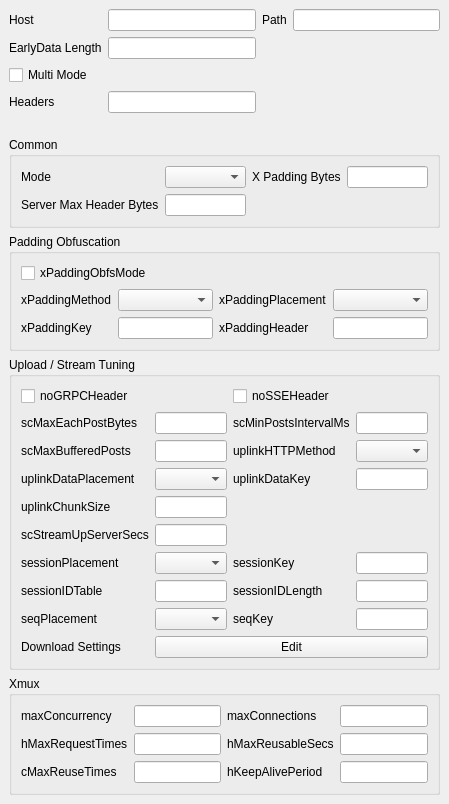
           <widget class="QWidget" name="xray_network_scroll_contents">
            <property name="geometry">
             <rect>
              <x>0</x>
              <y>0</y>
              <width>16</width>
              <height>16</height>
             </rect>
            </property>
            <layout class="QVBoxLayout" name="verticalLayout_xray_network_scroll">
             <property name="leftMargin">
              <number>0</number>
             </property>
             <property name="topMargin">
              <number>0</number>
             </property>
             <property name="rightMargin">
              <number>0</number>
             </property>
             <property name="bottomMargin">
              <number>0</number>
             </property>
             <item>
              <widget class="QWidget" name="xray_common_box" native="true">
               <layout class="QGridLayout" name="gridLayout_11">
                <item row="0" column="0">
                 <widget class="QLabel" name="xray_host_l">
                  <property name="text">
                   <string>Host</string>
                  </property>
                 </widget>
                </item>
                <item row="3" column="0">
                 <widget class="QLabel" name="xray_headers_l">
                  <property name="text">
                   <string>Headers</string>
                  </property>
                 </widget>
                </item>
                <item row="0" column="1">
                 <widget class="QLineEdit" name="xray_host"/>
                </item>
                <item row="0" column="3">
                 <widget class="QLineEdit" name="xray_path"/>
                </item>
                <item row="3" column="1">
                 <widget class="QLineEdit" name="xray_headers"/>
                </item>
                <item row="0" column="2">
                 <widget class="QLabel" name="xray_path_l">
                  <property name="text">
                   <string>Path</string>
                  </property>
                 </widget>
                </item>
                <item row="1" column="0">
                 <widget class="QLabel" name="xray_ed_label">
                  <property name="text">
                   <string>EarlyData Length</string>
                  </property>
                 </widget>
                </item>
                <item row="1" column="1">
                 <widget class="QLineEdit" name="xray_ed_length"/>
                </item>
                <item row="2" column="0">
                 <widget class="QCheckBox" name="xray_multi_mode">
                  <property name="text">
                   <string>Multi Mode</string>
                  </property>
                 </widget>
                </item>
               </layout>
              </widget>
             </item>
             <item>
              <widget class="QWidget" name="xray_xhttp_box" native="true">
               <property name="sizePolicy">
                <sizepolicy hsizetype="Expanding" vsizetype="Preferred">
                 <horstretch>0</horstretch>
                 <verstretch>0</verstretch>
                </sizepolicy>
               </property>
               <layout class="QVBoxLayout" name="verticalLayout_xray_xhttp">
                <item>
                 <widget class="QGroupBox" name="xray_xhttp_common_box">
                  <property name="sizePolicy">
                   <sizepolicy hsizetype="Expanding" vsizetype="Maximum">
                    <horstretch>0</horstretch>
                    <verstretch>0</verstretch>
                   </sizepolicy>
                  </property>
                  <property name="title">
                   <string>Common</string>
                  </property>
                  <layout class="QGridLayout" name="gridLayout_xray_xhttp_common">
                   <item row="0" column="0">
                    <widget class="QLabel" name="label_21">
                     <property name="text">
                      <string>Mode</string>
                     </property>
                    </widget>
                   </item>
                   <item row="0" column="1">
                    <widget class="QComboBox" name="xray_mode"/>
                   </item>
                   <item row="0" column="2">
                    <widget class="QLabel" name="label_23">
                     <property name="text">
                      <string>X Padding Bytes</string>
                     </property>
                    </widget>
                   </item>
                   <item row="0" column="3">
                    <widget class="QLineEdit" name="xray_xpaddingbytes"/>
                   </item>
                   <item row="1" column="0">
                    <widget class="QLabel" name="xray_serverMaxHeaderBytes_l">
                     <property name="text">
                      <string>Server Max Header Bytes</string>
                     </property>
                    </widget>
                   </item>
                   <item row="1" column="1">
                    <widget class="QLineEdit" name="xray_serverMaxHeaderBytes"/>
                   </item>
                  </layout>
                 </widget>
                </item>
                <item>
                 <widget class="QGroupBox" name="xray_xhttp_padding_box">
                  <property name="sizePolicy">
                   <sizepolicy hsizetype="Expanding" vsizetype="Maximum">
                    <horstretch>0</horstretch>
                    <verstretch>0</verstretch>
                   </sizepolicy>
                  </property>
                  <property name="title">
                   <string>Padding Obfuscation</string>
                  </property>
                  <layout class="QGridLayout" name="gridLayout_xray_xhttp_padding">
                   <item row="0" column="0" colspan="4">
                    <widget class="QCheckBox" name="xray_xpadding_obfs_mode">
                     <property name="text">
                      <string>xPaddingObfsMode</string>
                     </property>
                    </widget>
                   </item>
                   <item row="1" column="0">
                    <widget class="QLabel" name="label_xpadding_method">
                     <property name="text">
                      <string>xPaddingMethod</string>
                     </property>
                    </widget>
                   </item>
                   <item row="1" column="1">
                    <widget class="QComboBox" name="xray_xpadding_method"/>
                   </item>
                   <item row="1" column="2">
                    <widget class="QLabel" name="label_xpadding_placement">
                     <property name="text">
                      <string>xPaddingPlacement</string>
                     </property>
                    </widget>
                   </item>
                   <item row="1" column="3">
                    <widget class="QComboBox" name="xray_xpadding_placement"/>
                   </item>
                   <item row="2" column="0">
                    <widget class="QLabel" name="label_xpadding_key">
                     <property name="text">
                      <string>xPaddingKey</string>
                     </property>
                    </widget>
                   </item>
                   <item row="2" column="1">
                    <widget class="QLineEdit" name="xray_xpadding_key"/>
                   </item>
                   <item row="2" column="2">
                    <widget class="QLabel" name="label_xpadding_header">
                     <property name="text">
                      <string>xPaddingHeader</string>
                     </property>
                    </widget>
                   </item>
                   <item row="2" column="3">
                    <widget class="QLineEdit" name="xray_xpadding_header"/>
                   </item>
                  </layout>
                 </widget>
                </item>
                <item>
                 <widget class="QGroupBox" name="xray_xhttp_packet_box">
                  <property name="sizePolicy">
                   <sizepolicy hsizetype="Expanding" vsizetype="Maximum">
                    <horstretch>0</horstretch>
                    <verstretch>0</verstretch>
                   </sizepolicy>
                  </property>
                  <property name="title">
                   <string>Upload / Stream Tuning</string>
                  </property>
                  <layout class="QGridLayout" name="gridLayout_xray_xhttp_packet">
                   <item row="1" column="0">
                    <widget class="QLabel" name="label_24">
                     <property name="text">
                      <string>scMaxEachPostBytes</string>
                     </property>
                    </widget>
                   </item>
                   <item row="1" column="1">
                    <widget class="QLineEdit" name="xray_scMaxEachPostBytes"/>
                   </item>
                   <item row="1" column="2">
                    <widget class="QLabel" name="label_25">
                     <property name="text">
                      <string>scMinPostsIntervalMs</string>
                     </property>
                    </widget>
                   </item>
                   <item row="1" column="3">
                    <widget class="QLineEdit" name="xray_scMinPostsIntervalMs"/>
                   </item>
                   <item row="2" column="0">
                    <widget class="QLabel" name="xray_scMaxBufferedPosts_l">
                     <property name="text">
                      <string>scMaxBufferedPosts</string>
                     </property>
                    </widget>
                   </item>
                   <item row="2" column="1">
                    <widget class="QLineEdit" name="xray_scMaxBufferedPosts"/>
                   </item>
                   <item row="2" column="2">
                    <widget class="QLabel" name="xray_uplink_http_method_l">
                     <property name="text">
                      <string>uplinkHTTPMethod</string>
                     </property>
                    </widget>
                   </item>
                   <item row="2" column="3">
                    <widget class="QComboBox" name="xray_uplink_http_method"/>
                   </item>
                   <item row="3" column="0">
                    <widget class="QLabel" name="xray_uplink_data_placement_l">
                     <property name="text">
                      <string>uplinkDataPlacement</string>
                     </property>
                    </widget>
                   </item>
                   <item row="3" column="1">
                    <widget class="QComboBox" name="xray_uplink_data_placement"/>
                   </item>
                   <item row="3" column="2">
                    <widget class="QLabel" name="xray_uplink_data_key_l">
                     <property name="text">
                      <string>uplinkDataKey</string>
                     </property>
                    </widget>
                   </item>
                   <item row="3" column="3">
                    <widget class="QLineEdit" name="xray_uplink_data_key"/>
                   </item>
                   <item row="4" column="0">
                    <widget class="QLabel" name="xray_uplink_chunk_size_l">
                     <property name="text">
                      <string>uplinkChunkSize</string>
                     </property>
                    </widget>
                   </item>
                   <item row="4" column="1">
                    <widget class="QLineEdit" name="xray_uplink_chunk_size"/>
                   </item>
                   <item row="0" column="0" colspan="2">
                    <widget class="QCheckBox" name="xray_no_grpc">
                     <property name="text">
                      <string>noGRPCHeader</string>
                     </property>
                    </widget>
                   </item>
                   <item row="0" column="2" colspan="2">
                    <widget class="QCheckBox" name="xray_no_sse">
                     <property name="text">
                      <string>noSSEHeader</string>
                     </property>
                    </widget>
                   </item>
                   <item row="5" column="0">
                    <widget class="QLabel" name="xray_scStreamUpServerSecs_l">
                     <property name="text">
                      <string>scStreamUpServerSecs</string>
                     </property>
                    </widget>
                   </item>
                   <item row="5" column="1">
                    <widget class="QLineEdit" name="xray_scStreamUpServerSecs"/>
                   </item>
                   <item row="6" column="0">
                    <widget class="QLabel" name="xray_session_placement_l">
                     <property name="text">
                      <string>sessionPlacement</string>
                     </property>
                    </widget>
                   </item>
                   <item row="6" column="1">
                    <widget class="QComboBox" name="xray_session_placement"/>
                   </item>
                   <item row="6" column="2">
                    <widget class="QLabel" name="xray_session_key_l">
                     <property name="text">
                      <string>sessionKey</string>
                     </property>
                    </widget>
                   </item>
                   <item row="6" column="3">
                    <widget class="QLineEdit" name="xray_session_key"/>
                   </item>
                   <item row="7" column="0">
                    <widget class="QLabel" name="xray_session_id_table_l">
                     <property name="text">
                      <string>sessionIDTable</string>
                     </property>
                    </widget>
                   </item>
                   <item row="7" column="1">
                    <widget class="QLineEdit" name="xray_session_id_table"/>
                   </item>
                   <item row="7" column="2">
                    <widget class="QLabel" name="xray_session_id_length_l">
                     <property name="text">
                      <string>sessionIDLength</string>
                     </property>
                    </widget>
                   </item>
                   <item row="7" column="3">
                    <widget class="QLineEdit" name="xray_session_id_length"/>
                   </item>
                   <item row="8" column="0">
                    <widget class="QLabel" name="xray_seq_placement_l">
                     <property name="text">
                      <string>seqPlacement</string>
                     </property>
                    </widget>
                   </item>
                   <item row="8" column="1">
                    <widget class="QComboBox" name="xray_seq_placement"/>
                   </item>
                   <item row="8" column="2">
                    <widget class="QLabel" name="xray_seq_key_l">
                     <property name="text">
                      <string>seqKey</string>
                     </property>
                    </widget>
                   </item>
                   <item row="8" column="3">
                    <widget class="QLineEdit" name="xray_seq_key"/>
                   </item>
                   <item row="9" column="0">
                    <widget class="QLabel" name="label_32">
                     <property name="text">
                      <string>Download Settings</string>
                     </property>
                    </widget>
                   </item>
                   <item row="9" column="1" colspan="3">
                    <widget class="QPushButton" name="xray_downloadsettings_edit">
                     <property name="text">
                      <string>Edit</string>
                     </property>
                    </widget>
                   </item>
                  </layout>
                 </widget>
                </item>
                <item>
                 <widget class="QGroupBox" name="xray_xhttp_xmux_box">
                  <property name="sizePolicy">
                   <sizepolicy hsizetype="Expanding" vsizetype="Maximum">
                    <horstretch>0</horstretch>
                    <verstretch>0</verstretch>
                   </sizepolicy>
                  </property>
                  <property name="title">
                   <string>Xmux</string>
                  </property>
                  <layout class="QGridLayout" name="gridLayout_xray_xhttp_xmux">
                   <item row="0" column="0">
                    <widget class="QLabel" name="label_26">
                     <property name="text">
                      <string>maxConcurrency</string>
                     </property>
                    </widget>
                   </item>
                   <item row="0" column="1">
                    <widget class="QLineEdit" name="xray_max_concurrency"/>
                   </item>
                   <item row="0" column="2">
                    <widget class="QLabel" name="label_31">
                     <property name="text">
                      <string>maxConnections</string>
                     </property>
                    </widget>
                   </item>
                   <item row="0" column="3">
                    <widget class="QLineEdit" name="xray_max_connections"/>
                   </item>
                   <item row="1" column="0">
                    <widget class="QLabel" name="label_27">
                     <property name="text">
                      <string>hMaxRequestTimes</string>
                     </property>
                    </widget>
                   </item>
                   <item row="1" column="1">
                    <widget class="QLineEdit" name="xray_hMaxRequestTimes"/>
                   </item>
                   <item row="1" column="2">
                    <widget class="QLabel" name="label_28">
                     <property name="text">
                      <string>hMaxReusableSecs</string>
                     </property>
                    </widget>
                   </item>
                   <item row="1" column="3">
                    <widget class="QLineEdit" name="xray_hMaxReusableSecs"/>
                   </item>
                   <item row="2" column="0">
                    <widget class="QLabel" name="label_29">
                     <property name="text">
                      <string>cMaxReuseTimes</string>
                     </property>
                    </widget>
                   </item>
                   <item row="2" column="1">
                    <widget class="QLineEdit" name="xray_max_reuse_times"/>
                   </item>
                   <item row="2" column="2">
                    <widget class="QLabel" name="label_30">
                     <property name="text">
                      <string>hKeepAlivePeriod</string>
                     </property>
                    </widget>
                   </item>
                   <item row="2" column="3">
                    <widget class="QLineEdit" name="xray_keep_alive_period"/>
                   </item>
                  </layout>
                 </widget>
                </item>
               </layout>
              </widget>
             </item>
            </layout>
           </widget>
